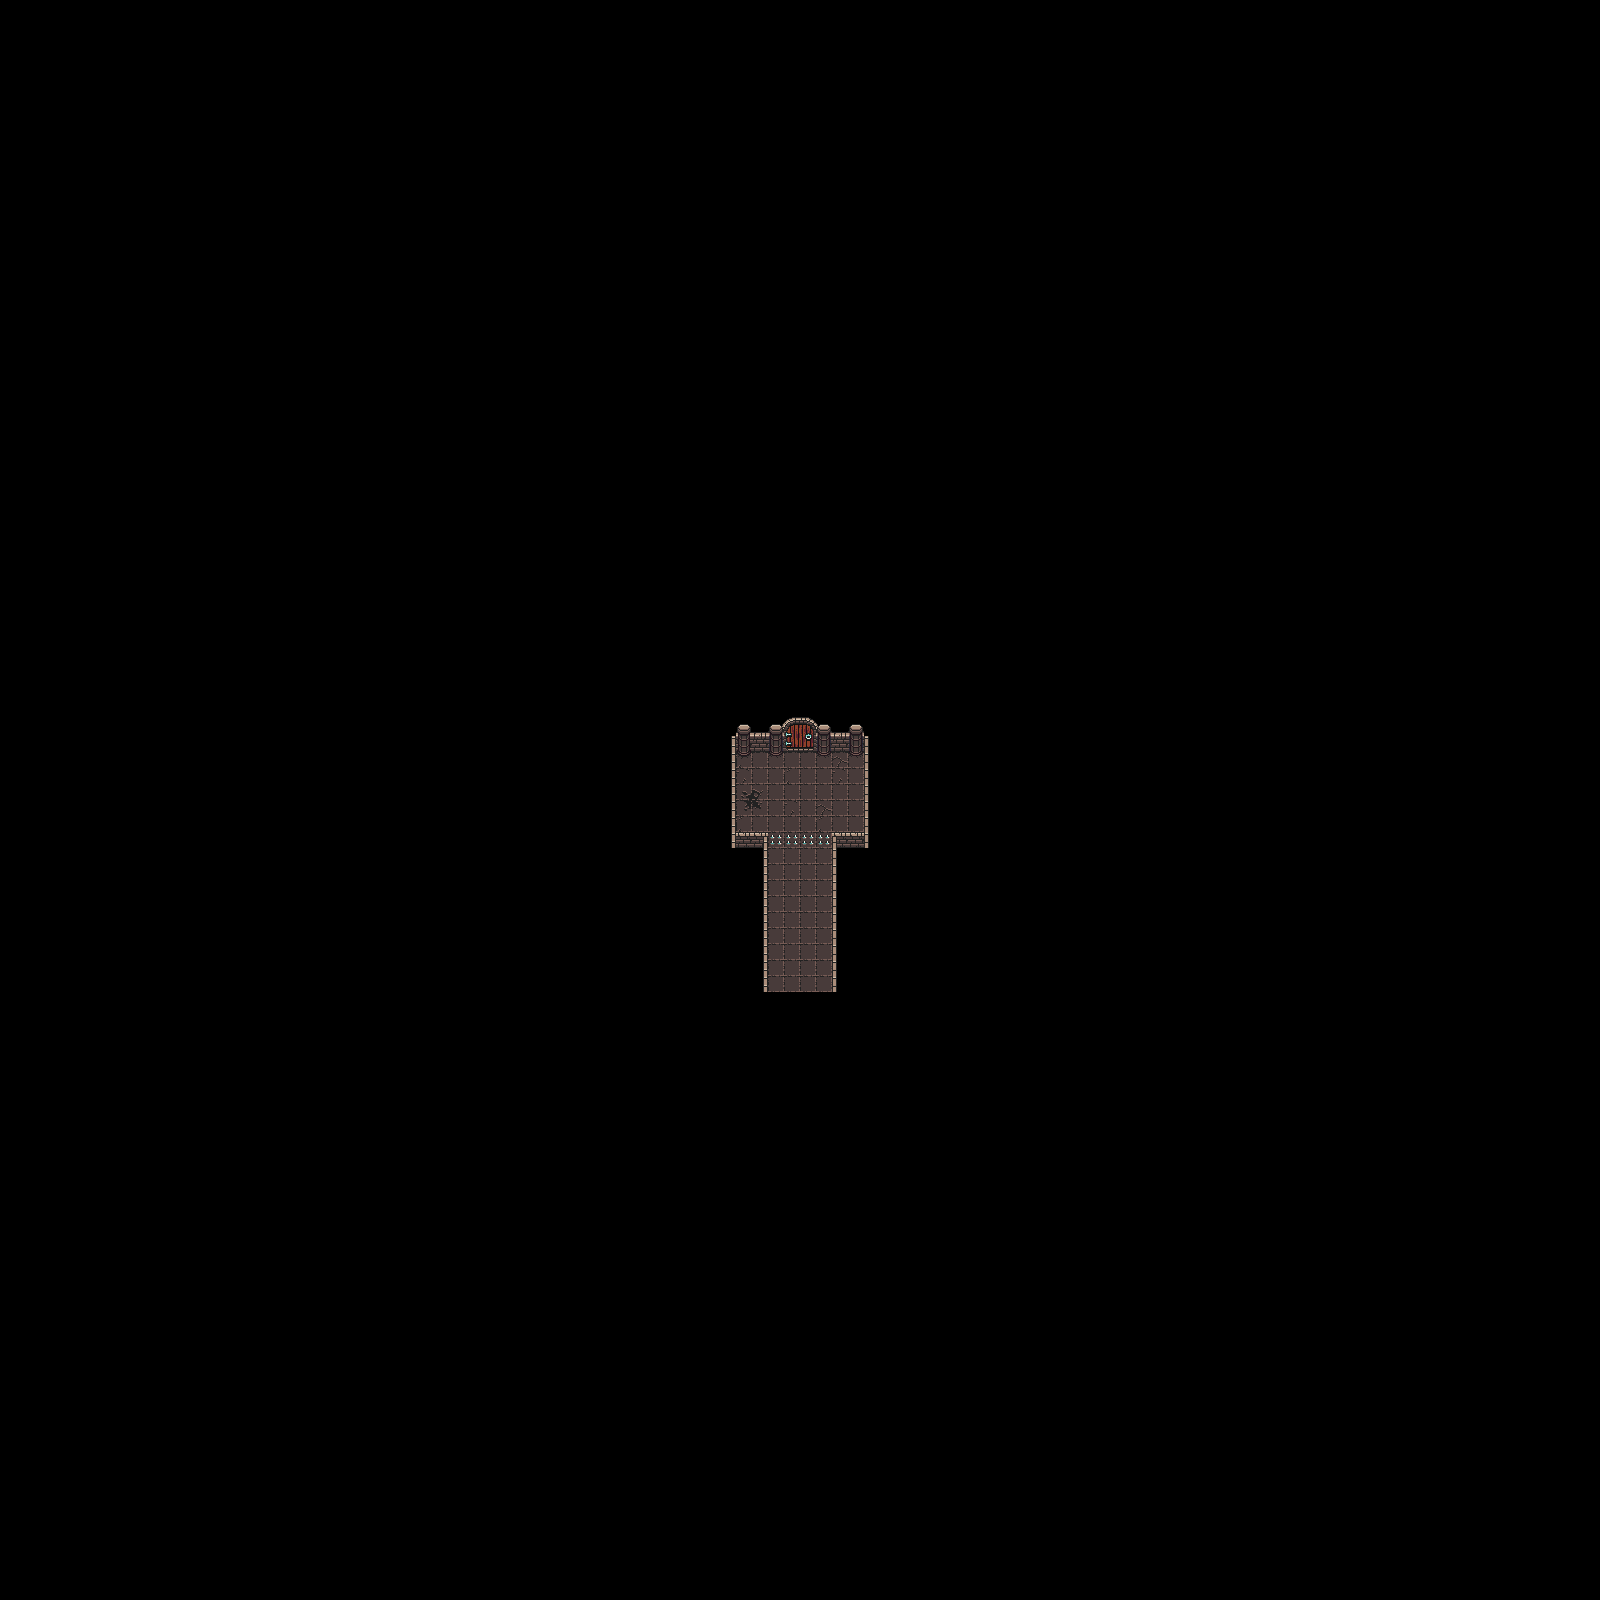

Below is a game level as drawn by its tile map, then a one-line description and the .tmx that defines it (tile-layer data replaced by summaries):
An orthogonal 100x100 tile map with 16x16 px tiles, 14 tile layers (floor1, wall, wall lining, wall lining2, ...), 2 tilesets.

<map version="1.10" tiledversion="1.11.2" orientation="orthogonal" renderorder="right-down" width="100" height="100" tilewidth="16" tileheight="16" infinite="0" nextlayerid="31" nextobjectid="1">
 <tileset firstgid="1" source="Dungeons.tsx" />
 <tileset firstgid="1025" source="Walls_tiles.tsx" />
 <group id="7" name="Floor">
  <layer id="13" name="floor1" width="100" height="100">
   <data>[10000 cells, 76 non-empty, 8 distinct tile ids]</data>
  </layer>
 </group>
 <group id="3" name="Walls">
  <layer id="17" name="wall" width="100" height="100">
   <data>[10000 cells, 6 non-empty, 3 distinct tile ids]</data>
  </layer>
  <layer id="14" name="wall lining" width="100" height="100">
   <data>[10000 cells, 44 non-empty, 8 distinct tile ids]</data>
  </layer>
  <layer id="21" name="wall lining2" width="100" height="100">
   <data>[10000 cells, 2 non-empty, 2 distinct tile ids]</data>
  </layer>
  <layer id="16" name="back wall" width="100" height="100">
   <data>[10000 cells, 16 non-empty, 7 distinct tile ids]</data>
  </layer>
 </group>
 <group id="18" name="Endlevel">
  <layer id="19" name="endlevel" width="100" height="100">
   <data>[10000 cells, 4 non-empty, 4 distinct tile ids]</data>
  </layer>
 </group>
 <group id="10" name="Chests">
  <layer id="20" name="chests" width="100" height="100">
   <data>[10000 cells, 0 non-empty, 0 distinct tile ids]</data>
  </layer>
 </group>
 <group id="24" name="Spikes">
  <layer id="25" name="spikes" width="100" height="100">
   <data>[10000 cells, 4 non-empty, 1 distinct tile ids]</data>
  </layer>
  <layer id="30" name="spikes2" width="100" height="100">
   <data>[10000 cells, 0 non-empty, 0 distinct tile ids]</data>
  </layer>
 </group>
 <group id="22" name="levers">
  <layer id="23" name="levers" width="100" height="100">
   <data>[10000 cells, 0 non-empty, 0 distinct tile ids]</data>
  </layer>
  <layer id="26" name="lever3" width="100" height="100">
   <data>[10000 cells, 0 non-empty, 0 distinct tile ids]</data>
  </layer>
  <layer id="28" name="lever4" width="100" height="100">
   <data>[10000 cells, 0 non-empty, 0 distinct tile ids]</data>
  </layer>
  <layer id="27" name="lever1" width="100" height="100">
   <data>[10000 cells, 0 non-empty, 0 distinct tile ids]</data>
  </layer>
  <layer id="29" name="lever2" width="100" height="100">
   <data>[10000 cells, 0 non-empty, 0 distinct tile ids]</data>
  </layer>
 </group>
</map>
